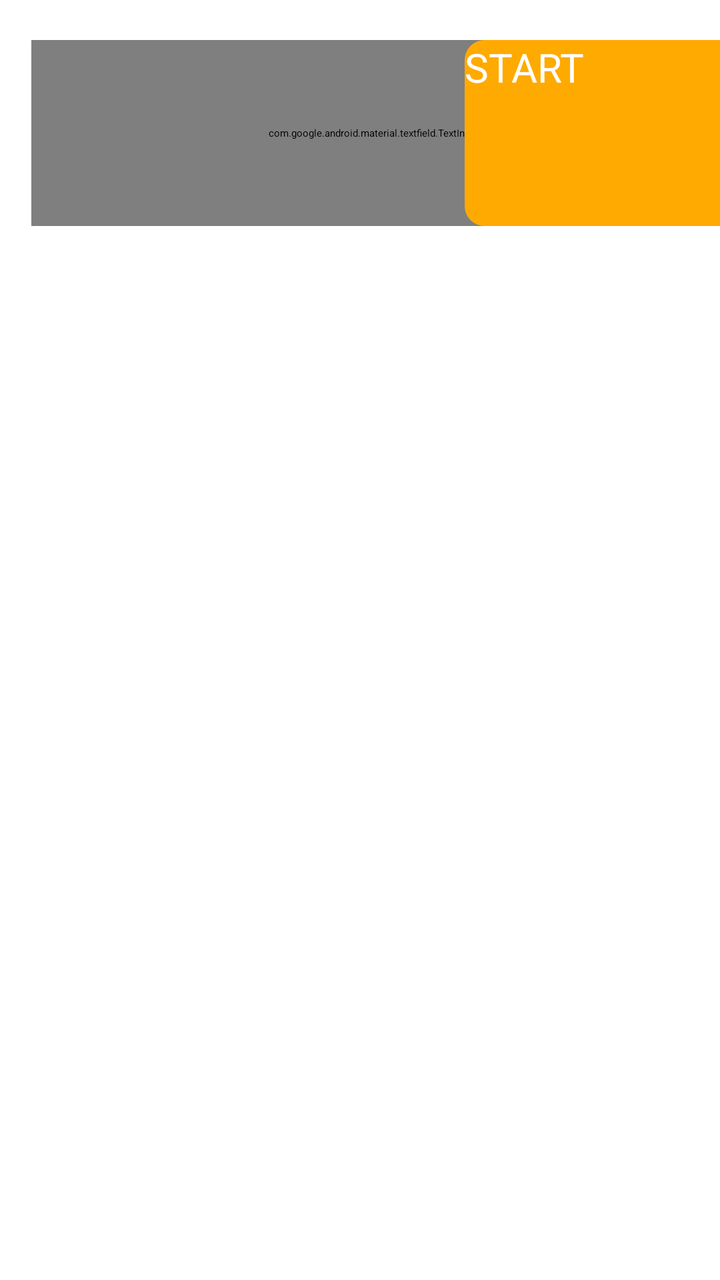
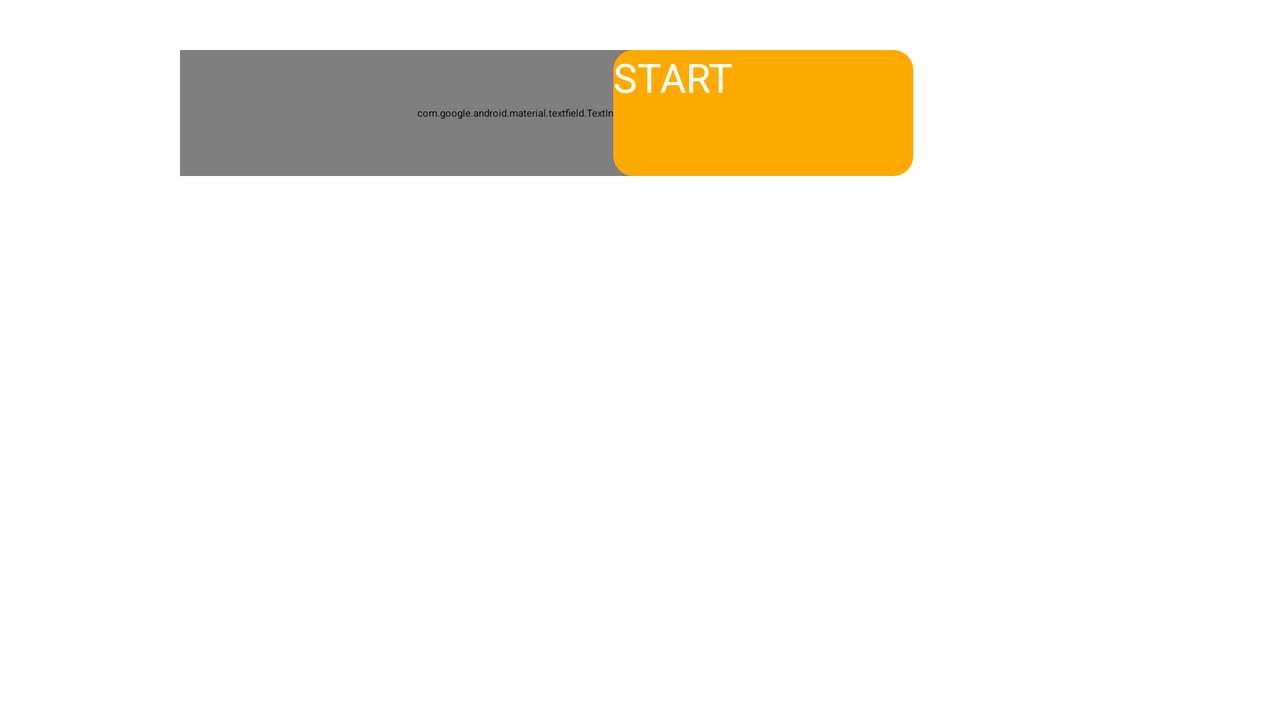

Two renders of one Android screen. The first uses the default layout on a phone; the second uses the alternative layout the repository ships for a different screen configuration, on a matching device. The two XML files are below.
<!-- AndroidManifest.xml: application theme Theme.Task3 -->
<!-- res/layout/fragment_maps.xml -->
<?xml version="1.0" encoding="utf-8"?>
<FrameLayout xmlns:android="http://schemas.android.com/apk/res/android"
    xmlns:tools="http://schemas.android.com/tools"
    android:layout_width="match_parent"
    android:layout_height="match_parent"
    xmlns:app="http://schemas.android.com/apk/res-auto"
    tools:context=".fragments.MapsFragment">

    <LinearLayout
        android:layout_width="match_parent"
        android:layout_height="match_parent"
        android:orientation="vertical">

        <androidx.constraintlayout.widget.ConstraintLayout
            android:layout_width="match_parent"
            android:layout_height="wrap_content"
            android:paddingBottom="25dp">

            <com.google.android.material.textfield.TextInputLayout
                android:id="@+id/textInputLayoutMap"
                android:layout_width="357dp"
                android:layout_height="93dp"
                android:layout_marginStart="20dp"

                android:layout_marginTop="20dp"
                app:boxCornerRadiusTopEnd="10dp"
                app:boxCornerRadiusTopStart="10dp"
                app:boxStrokeWidth="0dp"
                app:boxStrokeWidthFocused="0dp"
                app:hintTextColor="@color/black"
                app:layout_constraintEnd_toEndOf="parent"
                app:layout_constraintHorizontal_bias="0.266"
                app:layout_constraintStart_toStartOf="parent"
                app:layout_constraintTop_toTopOf="parent">

                <EditText
                    android:id="@+id/elementAmountMaps"
                    android:layout_width="match_parent"
                    android:layout_height="match_parent"
                    android:gravity="start"
                    android:hint="@string/elements_amount"
                    android:textSize="20sp" />
            </com.google.android.material.textfield.TextInputLayout>

            <androidx.appcompat.widget.AppCompatButton
                android:id="@+id/startBtnMap"
                android:layout_width="150dp"
                android:layout_height="0dp"
                android:layout_marginEnd="-10dp"
                android:layout_weight="1"
                android:background="@drawable/start_btn"
                android:text="@string/start"
                android:textColor="@color/white"
                android:textSize="20sp"
                app:layout_constraintBottom_toBottomOf="@+id/textInputLayoutMap"
                app:layout_constraintEnd_toEndOf="@+id/textInputLayoutMap"
                app:layout_constraintTop_toTopOf="@+id/textInputLayoutMap" />

        </androidx.constraintlayout.widget.ConstraintLayout>

        <androidx.recyclerview.widget.RecyclerView

            android:id="@+id/recycleMaps"

            android:layout_width="match_parent"
            android:layout_height="match_parent">

        </androidx.recyclerview.widget.RecyclerView>

    </LinearLayout>
</FrameLayout>
<!-- resources referenced by this layout -->
<resources>
  <color name="black">#FF000000</color>
  <color name="white">#FFFFFFFF</color>
  <!-- drawable start_btn (drawable) -->
  <?xml version="1.0" encoding="utf-8"?>
  <shape xmlns:android="http://schemas.android.com/apk/res/android"
      android:shape="rectangle"
      android:tint="@color/orange">
      <corners android:bottomRightRadius="10dp"
          android:bottomLeftRadius="10dp"
          android:topLeftRadius="10dp"
          android:topRightRadius="10dp"/>
  
  </shape>
  <string name="elements_amount">Elements amount:</string>
  <string name="start">START</string>
  <!-- from res/values-night/ (not used when drawing this layout) -->
  <style name="Theme.Task3" parent="Theme.MaterialComponents.DayNight.NoActionBar">
          
          <item name="colorPrimary">@color/purple_500</item>
          <item name="colorPrimaryVariant">@color/purple_700</item>
          <item name="colorOnPrimary">@color/white</item>
          
          <item name="colorSecondary">@color/teal_200</item>
          <item name="colorSecondaryVariant">@color/teal_700</item>
          <item name="colorOnSecondary">@color/black</item>
          
  
          
          <item name="android:statusBarColor">@android:color/transparent</item>
          <item name="android:windowTranslucentNavigation">true</item>
      </style>
  <color name="orange">#FFAA00</color>
  <color name="purple_500">#FF6200EE</color>
  <color name="purple_700">#FF3700B3</color>
  <color name="teal_200">#FF03DAC5</color>
  <color name="teal_700">#FF018786</color>
</resources>
<!-- res/layout-land/fragment_maps.xml (the repository's variant of the layout above) -->
<!-- drawn on the phone turned sideways -->
<?xml version="1.0" encoding="utf-8"?>
<FrameLayout xmlns:android="http://schemas.android.com/apk/res/android"
    xmlns:tools="http://schemas.android.com/tools"
    android:layout_width="match_parent"
    android:layout_height="match_parent"
    xmlns:app="http://schemas.android.com/apk/res-auto"
    tools:context=".fragments.MapsFragment">

    <LinearLayout
        android:layout_width="match_parent"
        android:layout_height="match_parent"
        android:orientation="vertical">

        <androidx.constraintlayout.widget.ConstraintLayout
            android:layout_width="match_parent"
            android:layout_height="wrap_content"
            android:paddingBottom="5dp"
            android:paddingTop="5dp">

            <com.google.android.material.textfield.TextInputLayout
                android:id="@+id/textInputLayoutColl"
                android:layout_width="357dp"
                android:layout_height="63dp"
                android:layout_marginStart="20dp"

                android:layout_marginTop="20dp"
                app:boxCornerRadiusTopEnd="10dp"
                app:boxCornerRadiusTopStart="10dp"
                app:boxStrokeWidth="0dp"
                app:boxStrokeWidthFocused="0dp"
                app:hintTextColor="@color/black"
                app:layout_constraintEnd_toEndOf="parent"
                app:layout_constraintHorizontal_bias="0.266"
                app:layout_constraintStart_toStartOf="parent"
                app:layout_constraintTop_toTopOf="parent">

                <EditText
                    android:id="@+id/elementAmountMaps"
                    android:layout_width="match_parent"
                    android:layout_height="match_parent"
                    android:gravity="start"
                    android:hint="@string/elements_amount"
                    android:textSize="20sp" />
            </com.google.android.material.textfield.TextInputLayout>

            <androidx.appcompat.widget.AppCompatButton
                android:id="@+id/startBtnMap"
                android:layout_width="150dp"
                android:layout_height="0dp"
                android:layout_marginEnd="-10dp"
                android:layout_weight="1"
                android:background="@drawable/start_btn"
                android:text="@string/start"
                android:textColor="@color/white"
                android:textSize="20sp"
                app:layout_constraintBottom_toBottomOf="@+id/textInputLayoutColl"
                app:layout_constraintEnd_toEndOf="@+id/textInputLayoutColl"
                app:layout_constraintTop_toTopOf="@+id/textInputLayoutColl" />

        </androidx.constraintlayout.widget.ConstraintLayout>

        <androidx.recyclerview.widget.RecyclerView

            android:id="@+id/recycleMaps"

            android:layout_width="match_parent"
            android:layout_height="match_parent">

        </androidx.recyclerview.widget.RecyclerView>

    </LinearLayout>
</FrameLayout>
